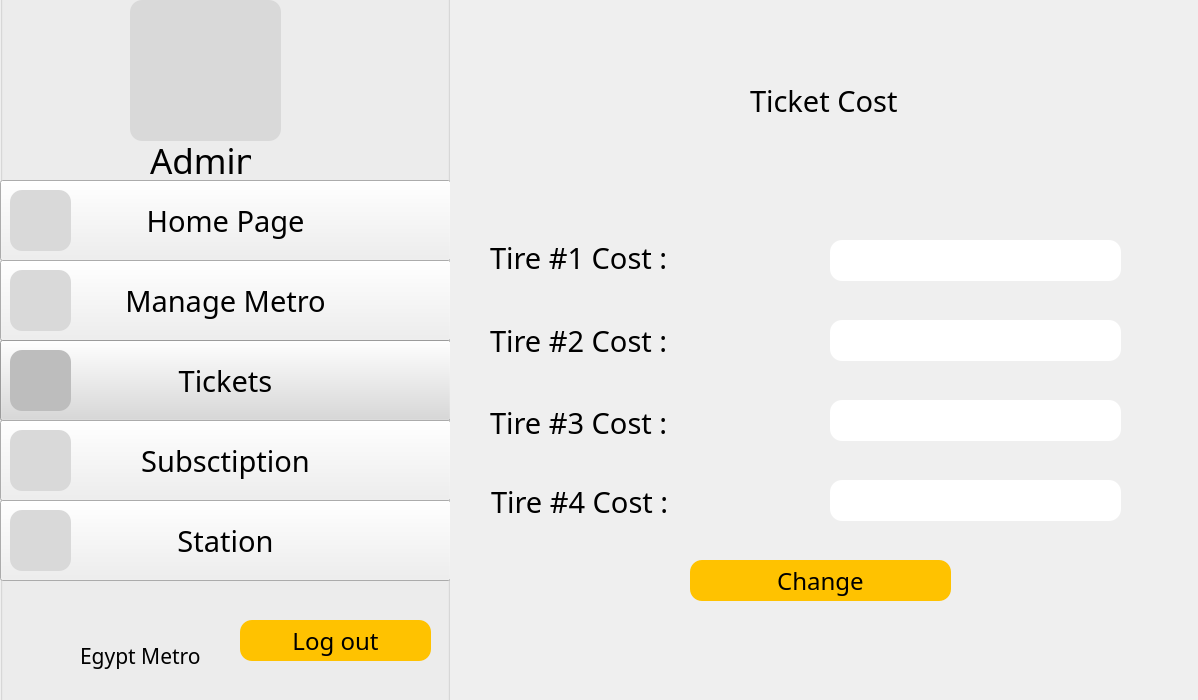
<?xml version="1.0" encoding="UTF-8"?>
<ui version="4.0">
 <class>Ticket</class>
 <widget class="QDockWidget" name="Ticket">
  <property name="geometry">
   <rect>
    <x>0</x>
    <y>0</y>
    <width>1198</width>
    <height>700</height>
   </rect>
  </property>
  <property name="font">
   <font>
    <family>Baskerville Old Face</family>
   </font>
  </property>
  <property name="windowTitle">
   <string>DockWidget</string>
  </property>
  <widget class="QWidget" name="dockWidgetContents">
   <widget class="QGroupBox" name="groupBox">
    <property name="geometry">
     <rect>
      <x>0</x>
      <y>-20</y>
      <width>450</width>
      <height>731</height>
     </rect>
    </property>
    <property name="title">
     <string/>
    </property>
    <widget class="QLabel" name="metroimg">
     <property name="geometry">
      <rect>
       <x>10</x>
       <y>640</y>
       <width>61</width>
       <height>51</height>
      </rect>
     </property>
     <property name="text">
      <string/>
     </property>
    </widget>
    <widget class="QLabel" name="label_13">
     <property name="geometry">
      <rect>
       <x>80</x>
       <y>660</y>
       <width>131</width>
       <height>31</height>
      </rect>
     </property>
     <property name="font">
      <font>
       <family>BAXAUTRIAL</family>
       <pointsize>16</pointsize>
      </font>
     </property>
     <property name="text">
      <string>Egypt Metro</string>
     </property>
    </widget>
    <widget class="QLabel" name="adminimg">
     <property name="geometry">
      <rect>
       <x>130</x>
       <y>20</y>
       <width>151</width>
       <height>141</height>
      </rect>
     </property>
     <property name="styleSheet">
      <string notr="true">background-color: #D9D9D9;
border-radius: 12;</string>
     </property>
     <property name="text">
      <string/>
     </property>
    </widget>
    <widget class="QLabel" name="label">
     <property name="geometry">
      <rect>
       <x>150</x>
       <y>160</y>
       <width>101</width>
       <height>41</height>
      </rect>
     </property>
     <property name="font">
      <font>
       <family>Baskerville Old Face</family>
       <pointsize>26</pointsize>
      </font>
     </property>
     <property name="text">
      <string>Admin</string>
     </property>
    </widget>
    <widget class="QGroupBox" name="manage_2">
     <property name="geometry">
      <rect>
       <x>0</x>
       <y>200</y>
       <width>451</width>
       <height>80</height>
      </rect>
     </property>
     <property name="title">
      <string/>
     </property>
     <widget class="QPushButton" name="pushButton1">
      <property name="geometry">
       <rect>
        <x>0</x>
        <y>0</y>
        <width>451</width>
        <height>81</height>
       </rect>
      </property>
      <property name="font">
       <font>
        <family>Baskerville Old Face</family>
        <pointsize>22</pointsize>
       </font>
      </property>
      <property name="text">
       <string>Home Page</string>
      </property>
     </widget>
     <widget class="QLabel" name="imghome">
      <property name="geometry">
       <rect>
        <x>20</x>
        <y>20</y>
        <width>49</width>
        <height>41</height>
       </rect>
      </property>
      <property name="styleSheet">
       <string notr="true">background-color: #BDBDBD;</string>
      </property>
      <property name="text">
       <string/>
      </property>
     </widget>
     <widget class="QLabel" name="label_3">
      <property name="geometry">
       <rect>
        <x>10</x>
        <y>10</y>
        <width>61</width>
        <height>61</height>
       </rect>
      </property>
      <property name="styleSheet">
       <string notr="true">background-color: #D9D9D9;
border-radius: 12;
</string>
      </property>
      <property name="text">
       <string/>
      </property>
     </widget>
    </widget>
    <widget class="QPushButton" name="logout">
     <property name="geometry">
      <rect>
       <x>240</x>
       <y>640</y>
       <width>191</width>
       <height>41</height>
      </rect>
     </property>
     <property name="font">
      <font>
       <family>BAXAUTRIAL</family>
       <pointsize>18</pointsize>
      </font>
     </property>
     <property name="styleSheet">
      <string notr="true">background-color: #FFC200;
border-radius: 12;
color: black;</string>
     </property>
     <property name="text">
      <string>Log out</string>
     </property>
    </widget>
    <widget class="QLabel" name="label_5">
     <property name="geometry">
      <rect>
       <x>10</x>
       <y>290</y>
       <width>61</width>
       <height>61</height>
      </rect>
     </property>
     <property name="styleSheet">
      <string notr="true">background-color: #D9D9D9;
border-radius: 12;</string>
     </property>
     <property name="text">
      <string/>
     </property>
    </widget>
    <widget class="QPushButton" name="pushButton_4">
     <property name="geometry">
      <rect>
       <x>0</x>
       <y>280</y>
       <width>451</width>
       <height>81</height>
      </rect>
     </property>
     <property name="font">
      <font>
       <family>Baskerville Old Face</family>
       <pointsize>22</pointsize>
      </font>
     </property>
     <property name="text">
      <string>Manage Metro</string>
     </property>
    </widget>
    <widget class="QPushButton" name="pushButton_3">
     <property name="geometry">
      <rect>
       <x>0</x>
       <y>360</y>
       <width>451</width>
       <height>81</height>
      </rect>
     </property>
     <property name="font">
      <font>
       <family>Baskerville Old Face</family>
       <pointsize>22</pointsize>
      </font>
     </property>
     <property name="styleSheet">
      <string notr="true">background-color: #D9D9D9;</string>
     </property>
     <property name="text">
      <string>Tickets</string>
     </property>
    </widget>
    <widget class="QLabel" name="label_7">
     <property name="geometry">
      <rect>
       <x>10</x>
       <y>370</y>
       <width>61</width>
       <height>61</height>
      </rect>
     </property>
     <property name="styleSheet">
      <string notr="true">background-color: #BDBDBD;
border-radius: 12;</string>
     </property>
     <property name="text">
      <string/>
     </property>
    </widget>
    <widget class="QPushButton" name="pushButton_5">
     <property name="geometry">
      <rect>
       <x>0</x>
       <y>440</y>
       <width>451</width>
       <height>81</height>
      </rect>
     </property>
     <property name="font">
      <font>
       <family>Baskerville Old Face</family>
       <pointsize>22</pointsize>
      </font>
     </property>
     <property name="text">
      <string>Subsctiption</string>
     </property>
    </widget>
    <widget class="QLabel" name="label_9">
     <property name="geometry">
      <rect>
       <x>10</x>
       <y>450</y>
       <width>61</width>
       <height>61</height>
      </rect>
     </property>
     <property name="styleSheet">
      <string notr="true">background-color: #D9D9D9;
border-radius: 12;</string>
     </property>
     <property name="text">
      <string/>
     </property>
    </widget>
    <widget class="QPushButton" name="station_2">
     <property name="geometry">
      <rect>
       <x>0</x>
       <y>520</y>
       <width>451</width>
       <height>81</height>
      </rect>
     </property>
     <property name="font">
      <font>
       <family>Baskerville Old Face</family>
       <pointsize>22</pointsize>
      </font>
     </property>
     <property name="text">
      <string>Station</string>
     </property>
    </widget>
    <widget class="QLabel" name="label_11">
     <property name="geometry">
      <rect>
       <x>10</x>
       <y>530</y>
       <width>61</width>
       <height>61</height>
      </rect>
     </property>
     <property name="styleSheet">
      <string notr="true">background-color: #D9D9D9;
border-radius: 12;</string>
     </property>
     <property name="text">
      <string/>
     </property>
    </widget>
    <zorder>pushButton_4</zorder>
    <zorder>metroimg</zorder>
    <zorder>label_13</zorder>
    <zorder>adminimg</zorder>
    <zorder>label</zorder>
    <zorder>manage_2</zorder>
    <zorder>logout</zorder>
    <zorder>label_5</zorder>
    <zorder>pushButton_3</zorder>
    <zorder>label_7</zorder>
    <zorder>pushButton_5</zorder>
    <zorder>label_9</zorder>
    <zorder>station_2</zorder>
    <zorder>label_11</zorder>
   </widget>
   <widget class="QLabel" name="label_2">
    <property name="geometry">
     <rect>
      <x>750</x>
      <y>70</y>
      <width>241</width>
      <height>61</height>
     </rect>
    </property>
    <property name="font">
     <font>
      <family>Baskerville Old Face</family>
      <pointsize>22</pointsize>
     </font>
    </property>
    <property name="text">
     <string>Ticket Cost</string>
    </property>
   </widget>
   <widget class="QWidget" name="layoutWidget">
    <property name="geometry">
     <rect>
      <x>490</x>
      <y>220</y>
      <width>216</width>
      <height>241</height>
     </rect>
    </property>
    <layout class="QVBoxLayout" name="verticalLayout">
     <item>
      <widget class="QLabel" name="label_4">
       <property name="font">
        <font>
         <family>Baskerville Old Face</family>
         <pointsize>22</pointsize>
        </font>
       </property>
       <property name="text">
        <string>Tire #1 Cost :</string>
       </property>
      </widget>
     </item>
     <item>
      <widget class="QLabel" name="label_6">
       <property name="font">
        <font>
         <family>Baskerville Old Face</family>
         <pointsize>22</pointsize>
        </font>
       </property>
       <property name="text">
        <string>Tire #2 Cost :</string>
       </property>
      </widget>
     </item>
     <item>
      <widget class="QLabel" name="label_8">
       <property name="font">
        <font>
         <family>Baskerville Old Face</family>
         <pointsize>22</pointsize>
        </font>
       </property>
       <property name="text">
        <string>Tire #3 Cost :</string>
       </property>
      </widget>
     </item>
    </layout>
   </widget>
   <widget class="QLineEdit" name="mail">
    <property name="geometry">
     <rect>
      <x>830</x>
      <y>240</y>
      <width>291</width>
      <height>41</height>
     </rect>
    </property>
    <property name="font">
     <font>
      <family>Baskerville Old Face</family>
      <pointsize>18</pointsize>
     </font>
    </property>
    <property name="styleSheet">
     <string notr="true">background-color: white;
border-radius: 12;
color: black;</string>
    </property>
    <property name="text">
     <string/>
    </property>
   </widget>
   <widget class="QLineEdit" name="mail_2">
    <property name="geometry">
     <rect>
      <x>830</x>
      <y>320</y>
      <width>291</width>
      <height>41</height>
     </rect>
    </property>
    <property name="font">
     <font>
      <family>Baskerville Old Face</family>
      <pointsize>18</pointsize>
     </font>
    </property>
    <property name="styleSheet">
     <string notr="true">background-color: white;
border-radius: 12;
color: black;</string>
    </property>
    <property name="text">
     <string/>
    </property>
   </widget>
   <widget class="QLineEdit" name="mail_3">
    <property name="geometry">
     <rect>
      <x>830</x>
      <y>400</y>
      <width>291</width>
      <height>41</height>
     </rect>
    </property>
    <property name="font">
     <font>
      <family>Baskerville Old Face</family>
      <pointsize>18</pointsize>
     </font>
    </property>
    <property name="styleSheet">
     <string notr="true">background-color: white;
border-radius: 12;
color: black;</string>
    </property>
    <property name="text">
     <string/>
    </property>
   </widget>
   <widget class="QPushButton" name="pushButton_6">
    <property name="geometry">
     <rect>
      <x>690</x>
      <y>560</y>
      <width>261</width>
      <height>41</height>
     </rect>
    </property>
    <property name="font">
     <font>
      <family>BAXAUTRIAL</family>
      <pointsize>18</pointsize>
     </font>
    </property>
    <property name="styleSheet">
     <string notr="true">background-color: #FFC200;
border-radius: 12;
color: black;</string>
    </property>
    <property name="text">
     <string>Change</string>
    </property>
   </widget>
   <widget class="QLabel" name="label_10">
    <property name="geometry">
     <rect>
      <x>491</x>
      <y>464</y>
      <width>214</width>
      <height>76</height>
     </rect>
    </property>
    <property name="font">
     <font>
      <family>Baskerville Old Face</family>
      <pointsize>22</pointsize>
     </font>
    </property>
    <property name="text">
     <string>Tire #4 Cost :</string>
    </property>
   </widget>
   <widget class="QLineEdit" name="mail_4">
    <property name="geometry">
     <rect>
      <x>1320</x>
      <y>710</y>
      <width>291</width>
      <height>41</height>
     </rect>
    </property>
    <property name="font">
     <font>
      <family>Baskerville Old Face</family>
      <pointsize>18</pointsize>
     </font>
    </property>
    <property name="styleSheet">
     <string notr="true">background-color: white;
border-radius: 12;
color: black;</string>
    </property>
    <property name="text">
     <string/>
    </property>
   </widget>
   <widget class="QLineEdit" name="mail_5">
    <property name="geometry">
     <rect>
      <x>830</x>
      <y>480</y>
      <width>291</width>
      <height>41</height>
     </rect>
    </property>
    <property name="font">
     <font>
      <family>Baskerville Old Face</family>
      <pointsize>18</pointsize>
     </font>
    </property>
    <property name="styleSheet">
     <string notr="true">background-color: white;
border-radius: 12;
color: black;</string>
    </property>
    <property name="text">
     <string/>
    </property>
   </widget>
  </widget>
 </widget>
 <resources/>
 <connections/>
</ui>
